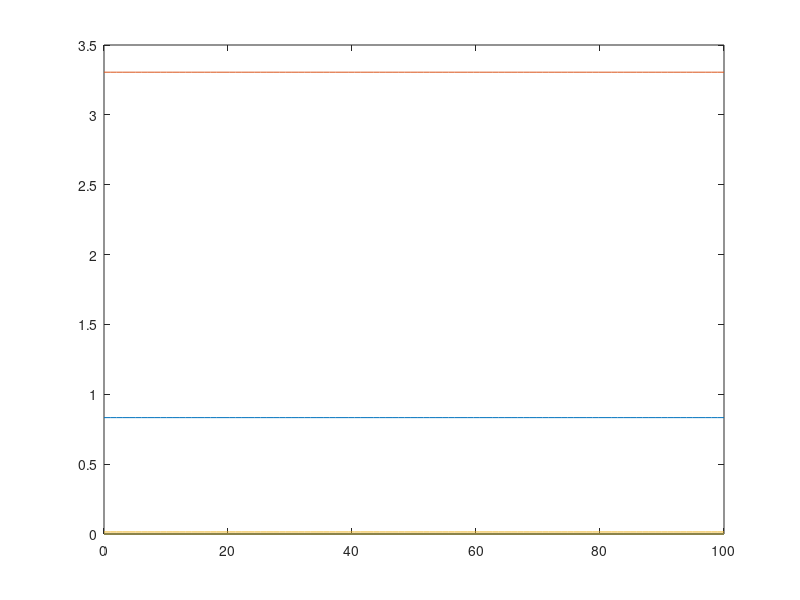

The MATLAB source for this figure:
% This file works with OCTAVE and is automatically generated with 
% the System Biology Format Converter (http://sbfc.sourceforge.net/)
% from an SBML file.
% To run this file with Matlab you must edit the comments providing
% the definition of the ode solver and the signature for the 
% xdot function.
%
% The conversion system has the following limitations:
%  - You may have to re order some reactions and Assignment Rules definition
%  - Delays are not taken into account
%  - You should change the lsode parameters (start, end, steps) to get better results
%

%
% Model name = Capuani2015 - Binding of Cbl and Gbr2 to EGFR (Multisite Phosphorylation Model - MPM)
%
% is http://identifiers.org/biomodels.db/MODEL1505190001
% is http://identifiers.org/biomodels.db/BIOMD0000000594
% isDescribedBy http://identifiers.org/pubmed/26264748
%


function main()
%Initial conditions vector
	x0=zeros(33,1);
	x0(1) = 2.80975332814237E-5;
	x0(2) = 3.30538809753328;
	x0(3) = 0.0146119024667186;
	x0(4) = 0;
	x0(5) = 0;
	x0(6) = 0;
	x0(7) = 0;
	x0(8) = 0.833;
	x0(9) = 0.0;
	x0(10) = 0.0;
	x0(11) = 0.0;
	x0(12) = 0.0;
	x0(13) = 0.0;
	x0(14) = 0.0;
	x0(15) = 0.0;
	x0(16) = 0.0;
	x0(17) = 0.0;
	x0(18) = 0.0;
	x0(19) = 0.0;
	x0(20) = 0.0;
	x0(21) = 0.0;
	x0(22) = 0.0;
	x0(23) = 0.0;
	x0(24) = 0.0;
	x0(25) = 0.0;
	x0(26) = 0.0;
	x0(27) = 0.0;
	x0(28) = 0.0;
	x0(29) = 0.0;
	x0(30) = 0.0;
	x0(31) = 0.0;
	x0(32) = 0.0;
	x0(33) = 0.0;


% Depending on whether you are using Octave or Matlab,
% you should comment / uncomment one of the following blocks.
% This should also be done for the definition of the function f below.
% Start Matlab code
%	tspan=[0:0.01:100];
%	opts = odeset('AbsTol',1e-3);
%	[t,x]=ode23tb(@f,tspan,x0,opts);
% End Matlab code

% Start Octave code
	t=linspace(0,100,100);
	x=lsode('f',x0,t);
% End Octave code


	plot(t,x);
end



% Depending on whether you are using Octave or Matlab,
% you should comment / uncomment one of the following blocks.
% This should also be done for the definition of the function f below.
% Start Matlab code
%function xdot=f(t,x)
% End Matlab code

% Start Octave code
function xdot=f(x,t)
% End Octave code

% Compartment: id = cell, name = cell, constant
	compartment_cell=1.0;
% Parameter:   id =  K45P, name = K45P
% Parameter:   id =  KcgP, name = KcgP
% Parameter:   id =  kptp68, name = kptp68
% Parameter:   id =  kkin, name = kkin
% Parameter:   id =  kkin68, name = kkin68
% Parameter:   id =  kb45, name = kb45
% Parameter:   id =  ku45M, name = ku45M
% Parameter:   id =  kb45P, name = kb45P
% Parameter:   id =  kb68, name = kb68
% Parameter:   id =  ku68, name = ku68
% Parameter:   id =  kb68P, name = kb68P
% Parameter:   id =  ku68M, name = ku68M
% Parameter:   id =  kbcg, name = kbcg
% Parameter:   id =  kbcgP, name = kbcgP
% Parameter:   id =  kucgM, name = kucgM
% Parameter:   id =  Ltot, name = Ltot
	global_par_Ltot=0.0;
% Parameter:   id =  RT, name = RT
	global_par_RT=0.833;
% Parameter:   id =  CblT, name = CblT
	global_par_CblT=0.01464;
% Parameter:   id =  Grb2T, name = Grb2T
	global_par_Grb2T=3.32;
% Parameter:   id =  kptp, name = kptp
	global_par_kptp=0.016;
% Parameter:   id =  kkinbase, name = kkinbase
	global_par_kkinbase=0.0759155;
% Parameter:   id =  nH, name = nH
	global_par_nH=1.13;
% Parameter:   id =  xT, name = xT
	global_par_xT=4.59181;
% Parameter:   id =  K45, name = K45
	global_par_K45=0.201361;
% Parameter:   id =  Kcg, name = Kcg
	global_par_Kcg=0.006356;
% Parameter:   id =  ku45, name = ku45
	global_par_ku45=0.001011;
% Parameter:   id =  kucg, name = kucg
	global_par_kucg=0.309271;
% Parameter:   id =  PYMax, name = PYMax
	global_par_PYMax=2.279493223;
% Parameter:   id =  UbMax, name = UbMax
	global_par_UbMax=0.014306;
% Parameter:   id =  floc, name = floc
	global_par_floc=20000.0;
% Parameter:   id =  CblWT, name = CblWT
	global_par_CblWT=0.01464;
% Parameter:   id =  CblFactor, name = CblFactor
	global_par_CblFactor=1.0;
% assignmentRule: variable = kkin
	global_par_kkin=global_par_kkinbase*global_par_Ltot^global_par_nH/(global_par_Ltot^global_par_nH+global_par_xT^global_par_nH);
% assignmentRule: variable = K45P
	global_par_K45P=global_par_K45/global_par_floc;
% assignmentRule: variable = KcgP
	global_par_KcgP=global_par_Kcg/global_par_floc;
% assignmentRule: variable = kkin68
	global_par_kkin68=global_par_kkin;
% assignmentRule: variable = kptp68
	global_par_kptp68=global_par_kptp;
% assignmentRule: variable = kb45
	global_par_kb45=global_par_ku45/global_par_K45;
% assignmentRule: variable = kb68
	global_par_kb68=global_par_kb45;
% assignmentRule: variable = ku68
	global_par_ku68=global_par_ku45;
% assignmentRule: variable = kbcg
	global_par_kbcg=global_par_kucg/global_par_Kcg;
% assignmentRule: variable = ku45M
	global_par_ku45M=global_par_ku45;
% assignmentRule: variable = kb45P
	global_par_kb45P=global_par_ku45M/global_par_K45P;
% assignmentRule: variable = kb68P
	global_par_kb68P=global_par_kb45P;
% assignmentRule: variable = ku68M
	global_par_ku68M=global_par_ku45M;
% assignmentRule: variable = kucgM
	global_par_kucgM=global_par_kucg;
% assignmentRule: variable = kbcgP
	global_par_kbcgP=global_par_kucgM/global_par_KcgP;
% assignmentRule: variable = Tyr
	x(4)=x(9)+x(10)+x(11)+1*(x(12)+x(13)+x(14))+2*(x(15)+x(16)+x(17)+x(18)+x(19)+x(20)+x(21)+x(22))+2*(x(23)+x(24)+x(25))+3*(x(26)+x(27)+x(28)+x(29)+x(30)+x(31)+x(32)+x(33));
% assignmentRule: variable = Ub
	x(5)=x(21)+x(32)+x(10)+x(16)+x(27)+x(11)+x(17)+x(28)+x(20)+x(31)+x(22)+x(33);
% assignmentRule: variable = TyrNorm
	x(6)=x(4)/global_par_PYMax;
% assignmentRule: variable = UbNorm
	x(7)=x(5)/(global_par_UbMax*global_par_CblFactor);

% Reaction: id = r1, name = EGFR_10UU has site Y1045 dephosphorylated
	reaction_r1=global_par_kptp*x(9);

% Reaction: id = r2, name = EGFR_01UU has site Y1068/Y1086 dephosphorylated
	reaction_r2=global_par_kptp68*x(12);

% Reaction: id = r3, name = EGFR_11UU has site Y1045 dephosphorylated
	reaction_r3=global_par_kptp*x(15);

% Reaction: id = r4, name = EGFR_11UU has site Y1068/Y1086 dephosphorylated
	reaction_r4=global_par_kptp68*x(15);

% Reaction: id = r5, name = EGFR_11CU has site Y1068/Y1086 dephosphorylated
	reaction_r5=global_par_kptp68*x(16);

% Reaction: id = r6, name = EGFR_11LU has site Y1068/Y1086 dephosphorylated
	reaction_r6=global_par_kptp68*x(17);

% Reaction: id = r7, name = EGFR_11UG has site Y1045 dephosphorylated
	reaction_r7=global_par_kptp*x(18);

% Reaction: id = r8, name = EGFR_11UL has site Y1045 dephosphorylated
	reaction_r8=global_par_kptp*x(19);

% Reaction: id = r9, name = EGFR_02UU has site Y1068/Y1086 dephosphorylated
	reaction_r9=2*global_par_kptp68*x(23);

% Reaction: id = r10, name = EGFR_02UG has site Y1068/Y1-86 dephosphorylated
	reaction_r10=global_par_kptp68*x(24);

% Reaction: id = r11, name = EGFR_02UL has site Y1068/Y1-86 dephosphorylated
	reaction_r11=global_par_kptp68*x(25);

% Reaction: id = r12, name = EGFR_12UU has site Y1045 dephosphorylated
	reaction_r12=global_par_kptp*x(26);

% Reaction: id = r13, name = EGFR_12UU has site Y1068/Y1086 dephosphorylated
	reaction_r13=2*global_par_kptp68*x(26);

% Reaction: id = r14, name = EGFR_12CU has site Y1068/Y1086 dephosphorylated
	reaction_r14=2*global_par_kptp68*x(27);

% Reaction: id = r15, name = EGFR_12LU has site Y1068/Y1086 dephosphorylated
	reaction_r15=2*global_par_kptp68*x(28);

% Reaction: id = r16, name = EGFR_12UG has site Y1045 dephosphorylated
	reaction_r16=global_par_kptp*x(29);

% Reaction: id = r17, name = EGFR_12UG has site Y1068/Y1-86 dephosphorylated
	reaction_r17=global_par_kptp68*x(29);

% Reaction: id = r18, name = EGFR_12UL has site Y1045 dephosphorylated
	reaction_r18=global_par_kptp*x(30);

% Reaction: id = r19, name = EGFR_12UL has site Y1068/Y1-86 dephosphorylated
	reaction_r19=global_par_kptp68*x(30);

% Reaction: id = r20, name = EGFR_12CG has site Y1068/Y1-86 dephosphorylated
	reaction_r20=global_par_kptp68*x(31);

% Reaction: id = r21, name = EGFR_12CC has site Y1068/Y1-86 dephosphorylated
	reaction_r21=global_par_kptp68*x(32);

% Reaction: id = r22, name = EGFR_12LG has site Y1068/Y1-86 dephosphorylated
	reaction_r22=global_par_kptp68*x(33);

% Reaction: id = r23, name = EGFR_00UU has site Y1045 phosphorylated
	reaction_r23=global_par_kkin*x(8);

% Reaction: id = r24, name = EGFR_00UU has site Y1068/Y1086 phosphorylated
	reaction_r24=2*global_par_kkin68*x(8);

% Reaction: id = r25, name = EGFR_10UU has site Y1068/Y1086 phosphorylated
	reaction_r25=2*global_par_kkin68*x(9);

% Reaction: id = r26, name = EGFR_10CU has site Y1068/Y1086 phosphorylated
	reaction_r26=2*global_par_kkin68*x(10);

% Reaction: id = r27, name = EGFR_10LU has site Y1068/Y1086 phosphorylated
	reaction_r27=2*global_par_kkin68*x(11);

% Reaction: id = r28, name = EGFR_01UU has site Y1045 phosphorylated
	reaction_r28=global_par_kkin*x(12);

% Reaction: id = r29, name = EGFR_01UU has site Y1068/Y1086 phosphorylated
	reaction_r29=global_par_kkin68*x(12);

% Reaction: id = r30, name = EGFR_01UG has site Y1045 phosphorylated
	reaction_r30=global_par_kkin*x(13);

% Reaction: id = r31, name = EGFR_01UG has site Y1068/Y1086 phosphorylated
	reaction_r31=global_par_kkin68*x(13);

% Reaction: id = r32, name = EGFR_01UL has site Y1045 phosphorylated
	reaction_r32=global_par_kkin*x(14);

% Reaction: id = r33, name = EGFR_01UL has site Y1068/Y1086 phosphorylated
	reaction_r33=global_par_kkin68*x(14);

% Reaction: id = r34, name = EGFR_11UU has site Y1068/Y1086 phosphorylated
	reaction_r34=global_par_kkin68*x(15);

% Reaction: id = r35, name = EGFR_11CU has site Y1068/Y1086 phosphorylated
	reaction_r35=global_par_kkin68*x(16);

% Reaction: id = r36, name = EGFR_11LU has site Y1068/Y1086 phosphorylated
	reaction_r36=global_par_kkin68*x(17);

% Reaction: id = r37, name = EGFR_11UG has site Y1068/Y1086 phosphorylated
	reaction_r37=global_par_kkin68*x(18);

% Reaction: id = r38, name = EGFR_11UL has site Y1068/Y1086 phosphorylated
	reaction_r38=global_par_kkin68*x(19);

% Reaction: id = r39, name = EGFR_11CG has site Y1068/Y1086 phosphorylated
	reaction_r39=global_par_kkin68*x(20);

% Reaction: id = r40, name = EGFR_11CC has site Y1068/Y1086 phosphorylated
	reaction_r40=global_par_kkin68*x(21);

% Reaction: id = r41, name = EGFR_11LG has site Y1068/Y1086 phosphorylated
	reaction_r41=global_par_kkin68*x(22);

% Reaction: id = r42, name = EGFR_02UU has site Y1045 phosphorylated
	reaction_r42=global_par_kkin*x(23);

% Reaction: id = r43, name = EGFR_02UG has site Y1045 phosphorylated
	reaction_r43=global_par_kkin*x(24);

% Reaction: id = r44, name = EGFR_02UL has site Y1045 phosphorylated
	reaction_r44=global_par_kkin*x(25);

% Reaction: id = r45, name = Cbl and Grb2  bind yielding  CG
	reaction_r45=global_par_kbcg*x(1)*x(2);

% Reaction: id = r46, name = CG  dissociates to  Cbl and Grb2
	reaction_r46=global_par_kucg*x(3);

% Reaction: id = r47, name = Cbl and EGFR_10UU  bind yielding  EGFR_10CU
	reaction_r47=global_par_kb45*x(1)*x(9);

% Reaction: id = r48, name = EGFR_10CU  dissociates to  Cbl and EGFR_10UU
	reaction_r48=global_par_ku45*x(10);

% Reaction: id = r49, name = CG and EGFR_10UU  bind yielding  EGFR_10LU
	reaction_r49=global_par_kb45*x(3)*x(9);

% Reaction: id = r50, name = EGFR_10LU  dissociates to  CG and EGFR_10UU
	reaction_r50=global_par_ku45*x(11);

% Reaction: id = r51, name = Grb2 and EGFR_10CU  bind yielding  EGFR_10LU
	reaction_r51=global_par_kbcg*x(2)*x(10);

% Reaction: id = r52, name = EGFR_10LU  dissociates to  Grb2 and EGFR_10CU
	reaction_r52=global_par_kucg*x(11);

% Reaction: id = r53, name = Grb2 and EGFR_01UU  bind yielding  EGFR_01UG
	reaction_r53=global_par_kb68*x(2)*x(12);

% Reaction: id = r54, name = EGFR_01UG  dissociates to  Grb2 and EGFR_01UU
	reaction_r54=global_par_ku68*x(13);

% Reaction: id = r55, name = CG and EGFR_01UU  bind yielding  EGFR_01UL
	reaction_r55=global_par_kb68*x(3)*x(12);

% Reaction: id = r56, name = EGFR_01UL  dissociates to  CG and EGFR_01UU
	reaction_r56=global_par_ku68*x(14);

% Reaction: id = r57, name = Cbl and EGFR_01UG  bind yielding  EGFR_01UL
	reaction_r57=global_par_kbcg*x(1)*x(13);

% Reaction: id = r58, name = EGFR_01UL  dissociates to Cbl and EGFR_01UG
	reaction_r58=global_par_kucg*x(14);

% Reaction: id = r59, name = Cbl and EGFR_11UU  bind yielding  EGFR_11CU
	reaction_r59=global_par_kb45*x(1)*x(15);

% Reaction: id = r60, name = EGFR_11CU  dissociates to  Cbl and EGFR_11UU
	reaction_r60=global_par_ku45*x(16);

% Reaction: id = r61, name = CG and EGFR_11UU  bind yielding  EGFR_11LU
	reaction_r61=global_par_kb45*x(3)*x(15);

% Reaction: id = r62, name = EGFR_11LU  dissociates to  CG and EGFR_11UU
	reaction_r62=global_par_ku45*x(17);

% Reaction: id = r63, name = Grb2 and EGFR_11UU  bind yielding  EGFR_11UG
	reaction_r63=global_par_kb68*x(2)*x(15);

% Reaction: id = r64, name = EGFR_11UG  dissociates to  Grb2 and EGFR_11UU
	reaction_r64=global_par_ku68*x(18);

% Reaction: id = r65, name = CG and EGFR_11UU  bind yielding  EGFR_11UL
	reaction_r65=global_par_kb68*x(3)*x(15);

% Reaction: id = r66, name = EGFR_11UL  dissociates to  CG and EGFR_11UU
	reaction_r66=global_par_ku68*x(19);

% Reaction: id = r67, name = Grb2 and EGFR_11CU  bind yielding  EGFR_11LU
	reaction_r67=global_par_kbcg*x(2)*x(16);

% Reaction: id = r68, name = EGFR_11LU  dissociates to  Grb2 and EGFR_11CU
	reaction_r68=global_par_kucg*x(17);

% Reaction: id = r69, name = Grb2 and EGFR_11CU  bind yielding  EGFR_11CG
	reaction_r69=global_par_kb68*x(2)*x(16);

% Reaction: id = r70, name = EGFR_11CG  dissociates to  Grb2 and EGFR_11CU
	reaction_r70=global_par_ku68*x(20);

% Reaction: id = r71, name = Grb2 and EGFR_11LU  bind yielding  EGFR_11LG
	reaction_r71=global_par_kb68*x(2)*x(17);

% Reaction: id = r72, name = EGFR_11LG  dissociates to  Grb2 and EGFR_11LU
	reaction_r72=global_par_ku68*x(22);

% Reaction: id = r73, name = EGFR_11LU  transforms in (singly-bound -> doubly-bound)  EGFR_11CC
	reaction_r73=global_par_kb68P*x(17);

% Reaction: id = r74, name = EGFR_11CC  tranforms in (doubly-bound -> singly-bound)  EGFR_11LU
	reaction_r74=global_par_ku68M*x(21);

% Reaction: id = r75, name = Cbl and EGFR_11UG  bind yielding  EGFR_11CG
	reaction_r75=global_par_kb45*x(1)*x(18);

% Reaction: id = r76, name = EGFR_11CG  dissociates to  Cbl and EGFR_11UG
	reaction_r76=global_par_ku45*x(20);

% Reaction: id = r77, name = CG and EGFR_11UG  bind yielding  EGFR_11LG
	reaction_r77=global_par_kb45*x(3)*x(18);

% Reaction: id = r78, name = EGFR_11LG  dissociates to  CG and EGFR_11UG
	reaction_r78=global_par_ku45*x(22);

% Reaction: id = r79, name = Cbl and EGFR_11UG  bind yielding  EGFR_11UL
	reaction_r79=global_par_kbcg*x(1)*x(18);

% Reaction: id = r80, name = EGFR_11UL  dissociates to Cbl and EGFR_11UG
	reaction_r80=global_par_kucg*x(19);

% Reaction: id = r81, name = EGFR_11UL  transforms in (singly-bound -> doubly-bound)  EGFR_11CC
	reaction_r81=global_par_kb45P*x(19);

% Reaction: id = r82, name = EGFR_11CC  tranforms in (doubly-bound -> singly-bound)  EGFR_11UL
	reaction_r82=global_par_ku45M*x(21);

% Reaction: id = r83, name = EGFR_11CG  transforms in (Cbl bind Grb2 directly)  EGFR_11CC
	reaction_r83=global_par_kbcgP*x(20);

% Reaction: id = r84, name = EGFR_11CC  tranforms in (Cbl-Grb2 loose direct binding, but stay bound to EGFR)  EGFR_11CG
	reaction_r84=global_par_kucgM*x(21);

% Reaction: id = r85, name = Grb2 and EGFR_11CG  bind yielding  EGFR_11LG
	reaction_r85=global_par_kbcg*x(2)*x(20);

% Reaction: id = r86, name = EGFR_11LG  dissociates to  Grb2 and EGFR_11CG
	reaction_r86=global_par_kucg*x(22);

% Reaction: id = r87, name = Grb2 and EGFR_02UU  bind yielding  EGFR_02UG
	reaction_r87=2*global_par_kb68*x(2)*x(23);

% Reaction: id = r88, name = EGFR_02UG  dissociates to  Grb2 and EGFR_02UU
	reaction_r88=global_par_ku68*x(24);

% Reaction: id = r89, name = CG and EGFR_02UU  bind yielding  EGFR_02UL
	reaction_r89=2*global_par_kb68*x(3)*x(23);

% Reaction: id = r90, name = EGFR_02UL  dissociates to  CG and EGFR_02UU
	reaction_r90=global_par_ku68*x(25);

% Reaction: id = r91, name = Cbl and EGFR_02UG  bind yielding  EGFR_02UL
	reaction_r91=global_par_kbcg*x(1)*x(24);

% Reaction: id = r92, name = EGFR_02UL  dissociates to Cbl and EGFR_02UG
	reaction_r92=global_par_kucg*x(25);

% Reaction: id = r93, name = Cbl and EGFR_12UU  bind yielding  EGFR_12CU
	reaction_r93=global_par_kb45*x(1)*x(26);

% Reaction: id = r94, name = EGFR_12CU  dissociates to  Cbl and EGFR_12UU
	reaction_r94=global_par_ku45*x(27);

% Reaction: id = r95, name = CG and EGFR_12UU  bind yielding  EGFR_12LU
	reaction_r95=global_par_kb45*x(3)*x(26);

% Reaction: id = r96, name = EGFR_12LU  dissociates to  CG and EGFR_12UU
	reaction_r96=global_par_ku45*x(28);

% Reaction: id = r97, name = Grb2 and EGFR_12UU  bind yielding  EGFR_12UG
	reaction_r97=2*global_par_kb68*x(2)*x(26);

% Reaction: id = r98, name = EGFR_12UG  dissociates to  Grb2 and EGFR_12UU
	reaction_r98=global_par_ku68*x(29);

% Reaction: id = r99, name = CG and EGFR_12UU  bind yielding  EGFR_12UL
	reaction_r99=2*global_par_kb68*x(3)*x(26);

% Reaction: id = r100, name = EGFR_12UL  dissociates to  CG and EGFR_12UU
	reaction_r100=global_par_ku68*x(30);

% Reaction: id = r101, name = Grb2 and EGFR_12CU  bind yielding  EGFR_12LU
	reaction_r101=global_par_kbcg*x(2)*x(27);

% Reaction: id = r102, name = EGFR_12LU  dissociates to  Grb2 and EGFR_12CU
	reaction_r102=global_par_kucg*x(28);

% Reaction: id = r103, name = Grb2 and EGFR_12CU  bind yielding  EGFR_12CG
	reaction_r103=2*global_par_kb68*x(2)*x(27);

% Reaction: id = r104, name = EGFR_12CG  dissociates to  Grb2 and EGFR_12CU
	reaction_r104=global_par_ku68*x(31);

% Reaction: id = r105, name = Grb2 and EGFR_12LU  bind yielding  EGFR_12LG
	reaction_r105=2*global_par_kb68*x(2)*x(28);

% Reaction: id = r106, name = EGFR_12LG  dissociates to  Grb2 and EGFR_12LU
	reaction_r106=global_par_ku68*x(33);

% Reaction: id = r107, name = EGFR_12LU  transforms in (singly-bound -> doubly-bound)  EGFR_12CC
	reaction_r107=2*global_par_kb68P*x(28);

% Reaction: id = r108, name = EGFR_12CC  tranforms in (doubly-bound -> singly-bound)  EGFR_12LU
	reaction_r108=global_par_ku68M*x(32);

% Reaction: id = r109, name = Cbl and EGFR_12UG  bind yielding  EGFR_12CG
	reaction_r109=global_par_kb45*x(1)*x(29);

% Reaction: id = r110, name = EGFR_12CG  dissociates to  Cbl and EGFR_12UG
	reaction_r110=global_par_ku45*x(31);

% Reaction: id = r111, name = CG and EGFR_12UG  bind yielding  EGFR_12LG
	reaction_r111=global_par_kb45*x(3)*x(29);

% Reaction: id = r112, name = EGFR_12LG  dissociates to  CG and EGFR_12UG
	reaction_r112=global_par_ku45*x(33);

% Reaction: id = r113, name = Cbl and EGFR_12UG  bind yielding  EGFR_12UL
	reaction_r113=global_par_kbcg*x(1)*x(29);

% Reaction: id = r114, name = EGFR_12UL  dissociates to Cbl and EGFR_12UG
	reaction_r114=global_par_kucg*x(30);

% Reaction: id = r115, name = EGFR_12UL  transforms in (singly-bound -> doubly-bound)  EGFR_12CC
	reaction_r115=global_par_kb45P*x(30);

% Reaction: id = r116, name = EGFR_12CC  tranforms in (doubly-bound -> singly-bound)  EGFR_12UL
	reaction_r116=global_par_ku45M*x(32);

% Reaction: id = r117, name = EGFR_12CG  transforms in (Cbl bind Grb2 directly)  EGFR_12CC
	reaction_r117=global_par_kbcgP*x(31);

% Reaction: id = r118, name = EGFR_12CC  tranforms in (Cbl-Grb2 loose direct binding, but stay bound to EGFR)  EGFR_12CG
	reaction_r118=global_par_kucgM*x(32);

% Reaction: id = r119, name = Grb2 and EGFR_12CG  bind yielding  EGFR_12LG
	reaction_r119=global_par_kbcg*x(2)*x(31);

% Reaction: id = r120, name = EGFR_12LG  dissociates to  Grb2 and EGFR_12CG
	reaction_r120=global_par_kucg*x(33);

	xdot=zeros(33,1);
	
% Species:   id = Cbl, name = Cbl, affected by kineticLaw
	xdot(1) = (1/(compartment_cell))*((-1.0 * reaction_r45) + ( 1.0 * reaction_r46) + (-1.0 * reaction_r47) + ( 1.0 * reaction_r48) + (-1.0 * reaction_r57) + ( 1.0 * reaction_r58) + (-1.0 * reaction_r59) + ( 1.0 * reaction_r60) + (-1.0 * reaction_r75) + ( 1.0 * reaction_r76) + (-1.0 * reaction_r79) + ( 1.0 * reaction_r80) + (-1.0 * reaction_r91) + ( 1.0 * reaction_r92) + (-1.0 * reaction_r93) + ( 1.0 * reaction_r94) + (-1.0 * reaction_r109) + ( 1.0 * reaction_r110) + (-1.0 * reaction_r113) + ( 1.0 * reaction_r114));
	
% Species:   id = Grb2, name = Grb2, affected by kineticLaw
	xdot(2) = (1/(compartment_cell))*((-1.0 * reaction_r45) + ( 1.0 * reaction_r46) + (-1.0 * reaction_r51) + ( 1.0 * reaction_r52) + (-1.0 * reaction_r53) + ( 1.0 * reaction_r54) + (-1.0 * reaction_r63) + ( 1.0 * reaction_r64) + (-1.0 * reaction_r67) + ( 1.0 * reaction_r68) + (-1.0 * reaction_r69) + ( 1.0 * reaction_r70) + (-1.0 * reaction_r71) + ( 1.0 * reaction_r72) + (-1.0 * reaction_r85) + ( 1.0 * reaction_r86) + (-1.0 * reaction_r87) + ( 1.0 * reaction_r88) + (-1.0 * reaction_r97) + ( 1.0 * reaction_r98) + (-1.0 * reaction_r101) + ( 1.0 * reaction_r102) + (-1.0 * reaction_r103) + ( 1.0 * reaction_r104) + (-1.0 * reaction_r105) + ( 1.0 * reaction_r106) + (-1.0 * reaction_r119) + ( 1.0 * reaction_r120));
	
% Species:   id = CG, name = CG, affected by kineticLaw
	xdot(3) = (1/(compartment_cell))*(( 1.0 * reaction_r45) + (-1.0 * reaction_r46) + (-1.0 * reaction_r49) + ( 1.0 * reaction_r50) + (-1.0 * reaction_r55) + ( 1.0 * reaction_r56) + (-1.0 * reaction_r61) + ( 1.0 * reaction_r62) + (-1.0 * reaction_r65) + ( 1.0 * reaction_r66) + (-1.0 * reaction_r77) + ( 1.0 * reaction_r78) + (-1.0 * reaction_r89) + ( 1.0 * reaction_r90) + (-1.0 * reaction_r95) + ( 1.0 * reaction_r96) + (-1.0 * reaction_r99) + ( 1.0 * reaction_r100) + (-1.0 * reaction_r111) + ( 1.0 * reaction_r112));
	
% Species:   id = Tyr, name = Tyr, defined in a rule 	xdot(4) = x(4);
	
% Species:   id = Ub, name = Ub, defined in a rule 	xdot(5) = x(5);
	
% Species:   id = TyrNorm, name = TyrNorm, defined in a rule 	xdot(6) = x(6);
	
% Species:   id = UbNorm, name = UbNorm, defined in a rule 	xdot(7) = x(7);
	
% Species:   id = EGFR_00UU, name = EGFR_00UU, affected by kineticLaw
	xdot(8) = (1/(compartment_cell))*(( 1.0 * reaction_r1) + ( 1.0 * reaction_r2) + (-1.0 * reaction_r23) + (-1.0 * reaction_r24));
	
% Species:   id = EGFR_10UU, name = EGFR_10UU, affected by kineticLaw
	xdot(9) = (1/(compartment_cell))*((-1.0 * reaction_r1) + ( 1.0 * reaction_r4) + ( 1.0 * reaction_r23) + (-1.0 * reaction_r25) + (-1.0 * reaction_r47) + ( 1.0 * reaction_r48) + (-1.0 * reaction_r49) + ( 1.0 * reaction_r50));
	
% Species:   id = EGFR_10CU, name = EGFR_10CU, affected by kineticLaw
	xdot(10) = (1/(compartment_cell))*(( 1.0 * reaction_r5) + (-1.0 * reaction_r26) + ( 1.0 * reaction_r47) + (-1.0 * reaction_r48) + (-1.0 * reaction_r51) + ( 1.0 * reaction_r52));
	
% Species:   id = EGFR_10LU, name = EGFR_10LU, affected by kineticLaw
	xdot(11) = (1/(compartment_cell))*(( 1.0 * reaction_r6) + (-1.0 * reaction_r27) + ( 1.0 * reaction_r49) + (-1.0 * reaction_r50) + ( 1.0 * reaction_r51) + (-1.0 * reaction_r52));
	
% Species:   id = EGFR_01UU, name = EGFR_01UU, affected by kineticLaw
	xdot(12) = (1/(compartment_cell))*((-1.0 * reaction_r2) + ( 1.0 * reaction_r3) + ( 1.0 * reaction_r9) + ( 1.0 * reaction_r24) + (-1.0 * reaction_r28) + (-1.0 * reaction_r29) + (-1.0 * reaction_r53) + ( 1.0 * reaction_r54) + (-1.0 * reaction_r55) + ( 1.0 * reaction_r56));
	
% Species:   id = EGFR_01UG, name = EGFR_01UG, affected by kineticLaw
	xdot(13) = (1/(compartment_cell))*(( 1.0 * reaction_r7) + ( 1.0 * reaction_r10) + (-1.0 * reaction_r30) + (-1.0 * reaction_r31) + ( 1.0 * reaction_r53) + (-1.0 * reaction_r54) + (-1.0 * reaction_r57) + ( 1.0 * reaction_r58));
	
% Species:   id = EGFR_01UL, name = EGFR_01UL, affected by kineticLaw
	xdot(14) = (1/(compartment_cell))*(( 1.0 * reaction_r8) + ( 1.0 * reaction_r11) + (-1.0 * reaction_r32) + (-1.0 * reaction_r33) + ( 1.0 * reaction_r55) + (-1.0 * reaction_r56) + ( 1.0 * reaction_r57) + (-1.0 * reaction_r58));
	
% Species:   id = EGFR_11UU, name = EGFR_11UU, affected by kineticLaw
	xdot(15) = (1/(compartment_cell))*((-1.0 * reaction_r3) + (-1.0 * reaction_r4) + ( 1.0 * reaction_r13) + ( 1.0 * reaction_r25) + ( 1.0 * reaction_r28) + (-1.0 * reaction_r34) + (-1.0 * reaction_r59) + ( 1.0 * reaction_r60) + (-1.0 * reaction_r61) + ( 1.0 * reaction_r62) + (-1.0 * reaction_r63) + ( 1.0 * reaction_r64) + (-1.0 * reaction_r65) + ( 1.0 * reaction_r66));
	
% Species:   id = EGFR_11CU, name = EGFR_11CU, affected by kineticLaw
	xdot(16) = (1/(compartment_cell))*((-1.0 * reaction_r5) + ( 1.0 * reaction_r14) + ( 1.0 * reaction_r26) + (-1.0 * reaction_r35) + ( 1.0 * reaction_r59) + (-1.0 * reaction_r60) + (-1.0 * reaction_r67) + ( 1.0 * reaction_r68) + (-1.0 * reaction_r69) + ( 1.0 * reaction_r70));
	
% Species:   id = EGFR_11LU, name = EGFR_11LU, affected by kineticLaw
	xdot(17) = (1/(compartment_cell))*((-1.0 * reaction_r6) + ( 1.0 * reaction_r15) + ( 1.0 * reaction_r27) + (-1.0 * reaction_r36) + ( 1.0 * reaction_r61) + (-1.0 * reaction_r62) + ( 1.0 * reaction_r67) + (-1.0 * reaction_r68) + (-1.0 * reaction_r71) + ( 1.0 * reaction_r72) + (-1.0 * reaction_r73) + ( 1.0 * reaction_r74));
	
% Species:   id = EGFR_11UG, name = EGFR_11UG, affected by kineticLaw
	xdot(18) = (1/(compartment_cell))*((-1.0 * reaction_r7) + ( 1.0 * reaction_r17) + ( 1.0 * reaction_r30) + (-1.0 * reaction_r37) + ( 1.0 * reaction_r63) + (-1.0 * reaction_r64) + (-1.0 * reaction_r75) + ( 1.0 * reaction_r76) + (-1.0 * reaction_r77) + ( 1.0 * reaction_r78) + (-1.0 * reaction_r79) + ( 1.0 * reaction_r80));
	
% Species:   id = EGFR_11UL, name = EGFR_11UL, affected by kineticLaw
	xdot(19) = (1/(compartment_cell))*((-1.0 * reaction_r8) + ( 1.0 * reaction_r19) + ( 1.0 * reaction_r32) + (-1.0 * reaction_r38) + ( 1.0 * reaction_r65) + (-1.0 * reaction_r66) + ( 1.0 * reaction_r79) + (-1.0 * reaction_r80) + (-1.0 * reaction_r81) + ( 1.0 * reaction_r82));
	
% Species:   id = EGFR_11CG, name = EGFR_11CG, affected by kineticLaw
	xdot(20) = (1/(compartment_cell))*(( 1.0 * reaction_r20) + (-1.0 * reaction_r39) + ( 1.0 * reaction_r69) + (-1.0 * reaction_r70) + ( 1.0 * reaction_r75) + (-1.0 * reaction_r76) + (-1.0 * reaction_r83) + ( 1.0 * reaction_r84) + (-1.0 * reaction_r85) + ( 1.0 * reaction_r86));
	
% Species:   id = EGFR_11CC, name = EGFR_11CC, affected by kineticLaw
	xdot(21) = (1/(compartment_cell))*(( 1.0 * reaction_r21) + (-1.0 * reaction_r40) + ( 1.0 * reaction_r73) + (-1.0 * reaction_r74) + ( 1.0 * reaction_r81) + (-1.0 * reaction_r82) + ( 1.0 * reaction_r83) + (-1.0 * reaction_r84));
	
% Species:   id = EGFR_11LG, name = EGFR_11LG, affected by kineticLaw
	xdot(22) = (1/(compartment_cell))*(( 1.0 * reaction_r22) + (-1.0 * reaction_r41) + ( 1.0 * reaction_r71) + (-1.0 * reaction_r72) + ( 1.0 * reaction_r77) + (-1.0 * reaction_r78) + ( 1.0 * reaction_r85) + (-1.0 * reaction_r86));
	
% Species:   id = EGFR_02UU, name = EGFR_02UU, affected by kineticLaw
	xdot(23) = (1/(compartment_cell))*((-1.0 * reaction_r9) + ( 1.0 * reaction_r12) + ( 1.0 * reaction_r29) + (-1.0 * reaction_r42) + (-1.0 * reaction_r87) + ( 1.0 * reaction_r88) + (-1.0 * reaction_r89) + ( 1.0 * reaction_r90));
	
% Species:   id = EGFR_02UG, name = EGFR_02UG, affected by kineticLaw
	xdot(24) = (1/(compartment_cell))*((-1.0 * reaction_r10) + ( 1.0 * reaction_r16) + ( 1.0 * reaction_r31) + (-1.0 * reaction_r43) + ( 1.0 * reaction_r87) + (-1.0 * reaction_r88) + (-1.0 * reaction_r91) + ( 1.0 * reaction_r92));
	
% Species:   id = EGFR_02UL, name = EGFR_02UL, affected by kineticLaw
	xdot(25) = (1/(compartment_cell))*((-1.0 * reaction_r11) + ( 1.0 * reaction_r18) + ( 1.0 * reaction_r33) + (-1.0 * reaction_r44) + ( 1.0 * reaction_r89) + (-1.0 * reaction_r90) + ( 1.0 * reaction_r91) + (-1.0 * reaction_r92));
	
% Species:   id = EGFR_12UU, name = EGFR_12UU, affected by kineticLaw
	xdot(26) = (1/(compartment_cell))*((-1.0 * reaction_r12) + (-1.0 * reaction_r13) + ( 1.0 * reaction_r34) + ( 1.0 * reaction_r42) + (-1.0 * reaction_r93) + ( 1.0 * reaction_r94) + (-1.0 * reaction_r95) + ( 1.0 * reaction_r96) + (-1.0 * reaction_r97) + ( 1.0 * reaction_r98) + (-1.0 * reaction_r99) + ( 1.0 * reaction_r100));
	
% Species:   id = EGFR_12CU, name = EGFR_12CU, affected by kineticLaw
	xdot(27) = (1/(compartment_cell))*((-1.0 * reaction_r14) + ( 1.0 * reaction_r35) + ( 1.0 * reaction_r93) + (-1.0 * reaction_r94) + (-1.0 * reaction_r101) + ( 1.0 * reaction_r102) + (-1.0 * reaction_r103) + ( 1.0 * reaction_r104));
	
% Species:   id = EGFR_12LU, name = EGFR_12LU, affected by kineticLaw
	xdot(28) = (1/(compartment_cell))*((-1.0 * reaction_r15) + ( 1.0 * reaction_r36) + ( 1.0 * reaction_r95) + (-1.0 * reaction_r96) + ( 1.0 * reaction_r101) + (-1.0 * reaction_r102) + (-1.0 * reaction_r105) + ( 1.0 * reaction_r106) + (-1.0 * reaction_r107) + ( 1.0 * reaction_r108));
	
% Species:   id = EGFR_12UG, name = EGFR_12UG, affected by kineticLaw
	xdot(29) = (1/(compartment_cell))*((-1.0 * reaction_r16) + (-1.0 * reaction_r17) + ( 1.0 * reaction_r37) + ( 1.0 * reaction_r43) + ( 1.0 * reaction_r97) + (-1.0 * reaction_r98) + (-1.0 * reaction_r109) + ( 1.0 * reaction_r110) + (-1.0 * reaction_r111) + ( 1.0 * reaction_r112) + (-1.0 * reaction_r113) + ( 1.0 * reaction_r114));
	
% Species:   id = EGFR_12UL, name = EGFR_12UL, affected by kineticLaw
	xdot(30) = (1/(compartment_cell))*((-1.0 * reaction_r18) + (-1.0 * reaction_r19) + ( 1.0 * reaction_r38) + ( 1.0 * reaction_r44) + ( 1.0 * reaction_r99) + (-1.0 * reaction_r100) + ( 1.0 * reaction_r113) + (-1.0 * reaction_r114) + (-1.0 * reaction_r115) + ( 1.0 * reaction_r116));
	
% Species:   id = EGFR_12CG, name = EGFR_12CG, affected by kineticLaw
	xdot(31) = (1/(compartment_cell))*((-1.0 * reaction_r20) + ( 1.0 * reaction_r39) + ( 1.0 * reaction_r103) + (-1.0 * reaction_r104) + ( 1.0 * reaction_r109) + (-1.0 * reaction_r110) + (-1.0 * reaction_r117) + ( 1.0 * reaction_r118) + (-1.0 * reaction_r119) + ( 1.0 * reaction_r120));
	
% Species:   id = EGFR_12CC, name = EGFR_12CC, affected by kineticLaw
	xdot(32) = (1/(compartment_cell))*((-1.0 * reaction_r21) + ( 1.0 * reaction_r40) + ( 1.0 * reaction_r107) + (-1.0 * reaction_r108) + ( 1.0 * reaction_r115) + (-1.0 * reaction_r116) + ( 1.0 * reaction_r117) + (-1.0 * reaction_r118));
	
% Species:   id = EGFR_12LG, name = EGFR_12LG, affected by kineticLaw
	xdot(33) = (1/(compartment_cell))*((-1.0 * reaction_r22) + ( 1.0 * reaction_r41) + ( 1.0 * reaction_r105) + (-1.0 * reaction_r106) + ( 1.0 * reaction_r111) + (-1.0 * reaction_r112) + ( 1.0 * reaction_r119) + (-1.0 * reaction_r120));
end

% adding few functions representing operators used in SBML but not present directly 
% in either matlab or octave. 
function z=pow(x,y),z=x^y;end
function z=root(x,y),z=y^(1/x);end
function z = piecewise(varargin)
	numArgs = nargin;
	result = 0;
	foundResult = 0;
	for k=1:2: numArgs-1
		if varargin{k+1} == 1
			result = varargin{k};
			foundResult = 1;
			break;
		end
	end
	if foundResult == 0
		result = varargin{numArgs};
	end
	z = result;
end


